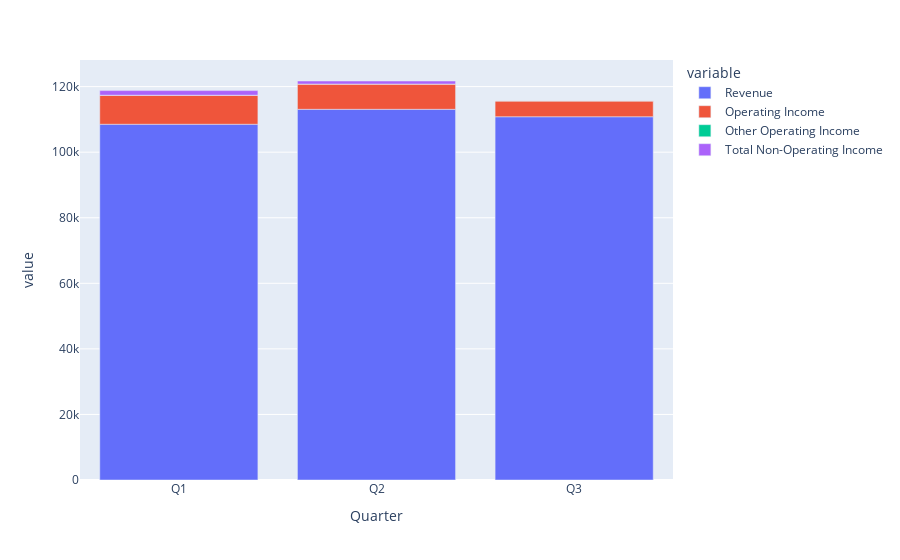

The notebook cell this image was saved under:
### Markdown cell above
#### Breakdown of Total Income

### Code cell
px.bar(current_df_reversed,x='Quarter',y=['Revenue','Operating Income','Other Operating Income','Total Non-Operating Income'])

### Figure 1 — Plotly figure (JSON) as saved in the notebook; plotly's stock layout.template omitted (floating-point values rounded to 4 significant figures)
{"data": [{"alignmentgroup": "True", "hovertemplate": "variable=Revenue<br>Quarter=%{x}<br>value=%{y}<extra></extra>", "legendgroup": "Revenue", "marker": {"color": "#636efa", "pattern": {"shape": ""}}, "name": "Revenue", "offsetgroup": "Revenue", "orientation": "v", "showlegend": true, "textposition": "auto", "type": "bar", "x": ["Q1", "Q2", "Q3"], "xaxis": "x", "y": [108518, 113080, 110812], "yaxis": "y"}, {"alignmentgroup": "True", "hovertemplate": "variable=Operating Income<br>Quarter=%{x}<br>value=%{y}<extra></extra>", "legendgroup": "Operating Income", "marker": {"color": "#EF553B", "pattern": {"shape": ""}}, "name": "Operating Income", "offsetgroup": "Operating Income", "orientation": "v", "showlegend": true, "textposition": "auto", "type": "bar", "x": ["Q1", "Q2", "Q3"], "xaxis": "x", "y": [8865, 7702, 4852], "yaxis": "y"}, {"alignmentgroup": "True", "hovertemplate": "variable=Other Operating Income<br>Quarter=%{x}<br>value=%{y}<extra></extra>", "legendgroup": "Other Operating Income", "marker": {"color": "#00cc96", "pattern": {"shape": ""}}, "name": "Other Operating Income", "offsetgroup": "Other Operating Income", "orientation": "v", "showlegend": true, "textposition": "auto", "type": "bar", "x": ["Q1", "Q2", "Q3"], "xaxis": "x", "y": [0, 0, 11], "yaxis": "y"}, {"alignmentgroup": "True", "hovertemplate": "variable=Total Non-Operating Income<br>Quarter=%{x}<br>value=%{y}<extra></extra>", "legendgroup": "Total Non-Operating Income", "marker": {"color": "#ab63fa", "pattern": {"shape": ""}}, "name": "Total Non-Operating Income", "offsetgroup": "Total Non-Operating Income", "orientation": "v", "showlegend": true, "textposition": "auto", "type": "bar", "x": ["Q1", "Q2", "Q3"], "xaxis": "x", "y": [1403, 932, 0], "yaxis": "y"}], "layout": {"autosize": true, "barmode": "relative", "legend": {"title": {"text": "variable"}, "tracegroupgap": 0}, "margin": {"t": 60}, "xaxis": {"anchor": "y", "autorange": true, "domain": [0, 1], "range": [-0.5, 2.5], "title": {"text": "Quarter"}, "type": "category"}, "yaxis": {"anchor": "x", "autorange": true, "domain": [0, 1], "range": [0, 128120], "title": {"text": "value"}, "type": "linear"}}}
